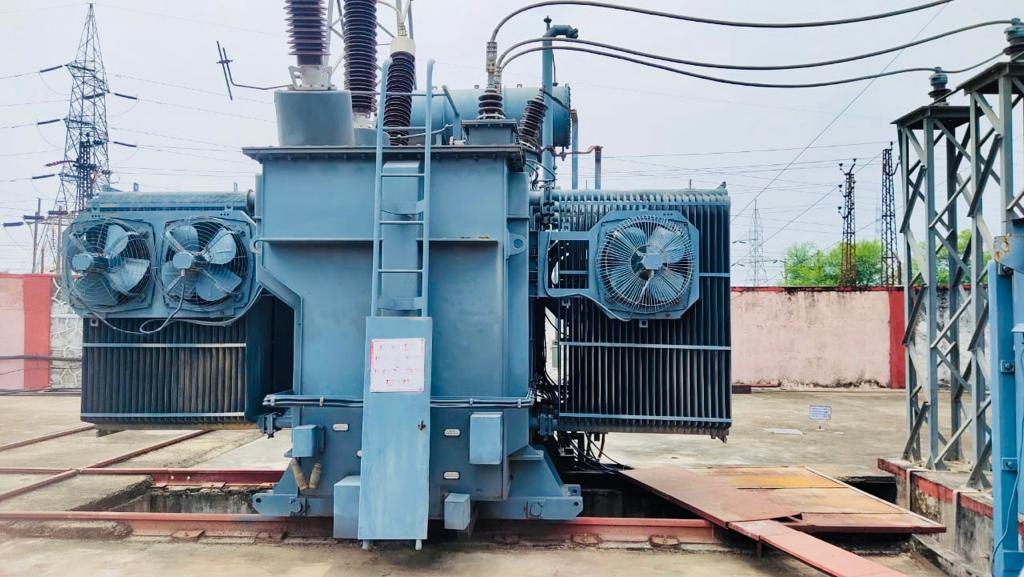
#> input picture Data/images/25mva.jpg, 1024 x 577 px, found by its file name
$ python cv_functions.py
#> lines starting #> are read from the running program, lines starting #| are printed output that depends on the picture
import cv2 as cv
import numpy as np

img=cv.imread(r'C:\CS\openCV\data\images\25mva.jpg',0)   # 1 means rgb & 0 means greyscale
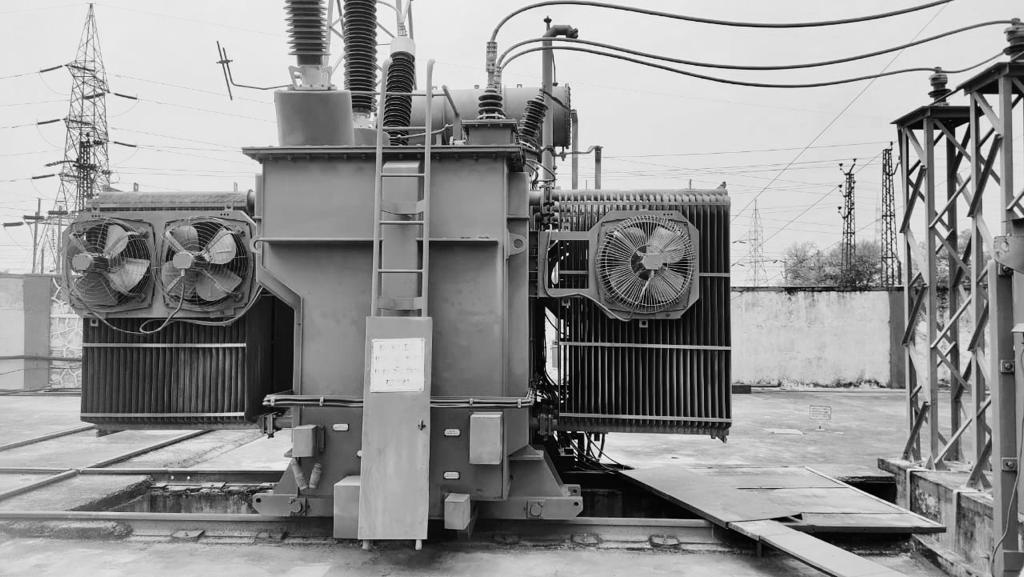
#> img: shape (577, 1024); min 0, max 255, mean 146.5

print(img.shape)
#| (577, 1024)
'''
if flags= 1 or -1 img.shape will give output as (577,1024,3) where 577|1024 means pixels of image
and 3 means channels of image -rgb
in case of flags= 0 this will generate greyscale image, img.shape giving output of only pixels as
(577,1024) no channels because of greyscale image
'''

print(img.dtype)
#| uint8
print(img.size)
#| 590848
# print(img)

img=cv.resize(img,(500,500))
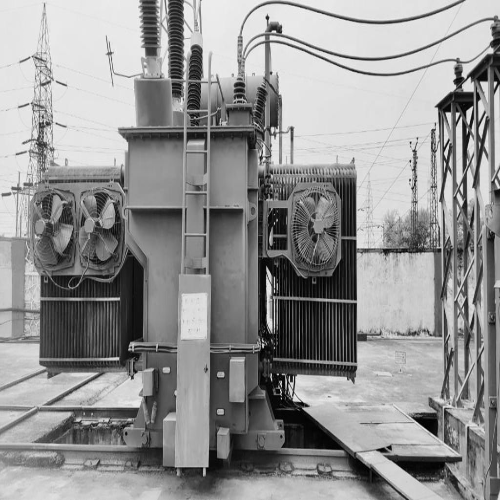
#> img: shape (500, 500); min 0, max 246, mean 146.4
cv.imshow('img',img)
cv.waitKey(0)
cv.destroyAllWindows()

$ run again, with Data/images/8mva.jpg copied over Data/images/25mva.jpg
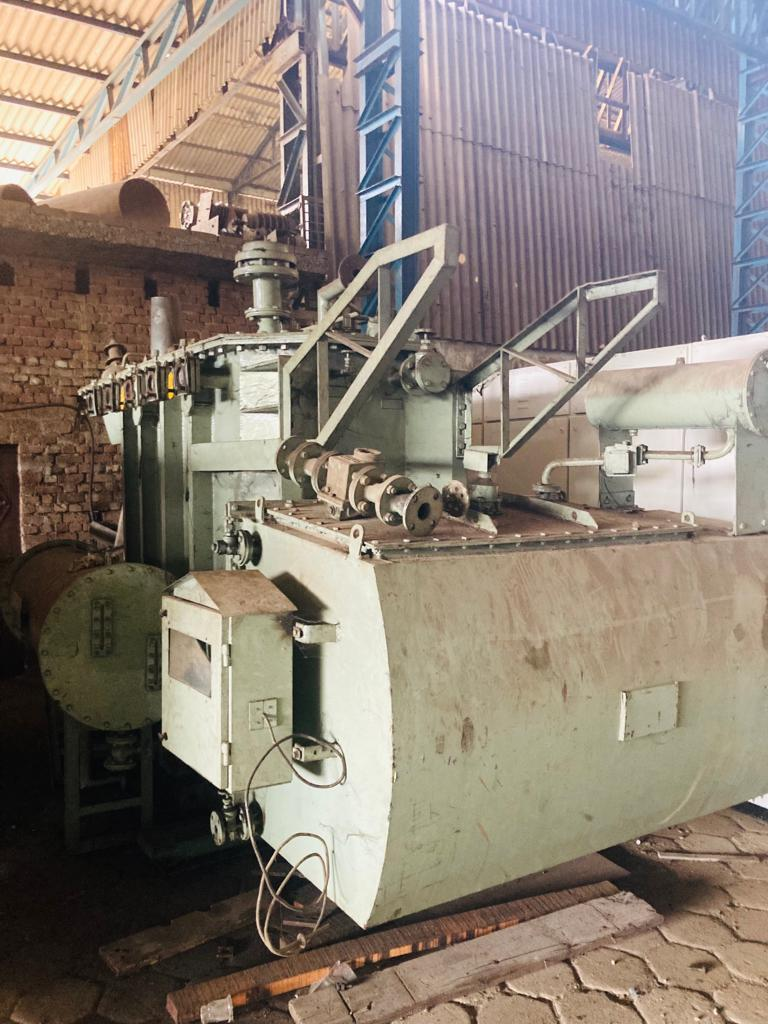
#> input picture Data/images/8mva.jpg, 768 x 1024 px, found by its file name
#> `img=cv.imread(r'C:\CS\openCV\data\images\25mva.jpg',0)`:
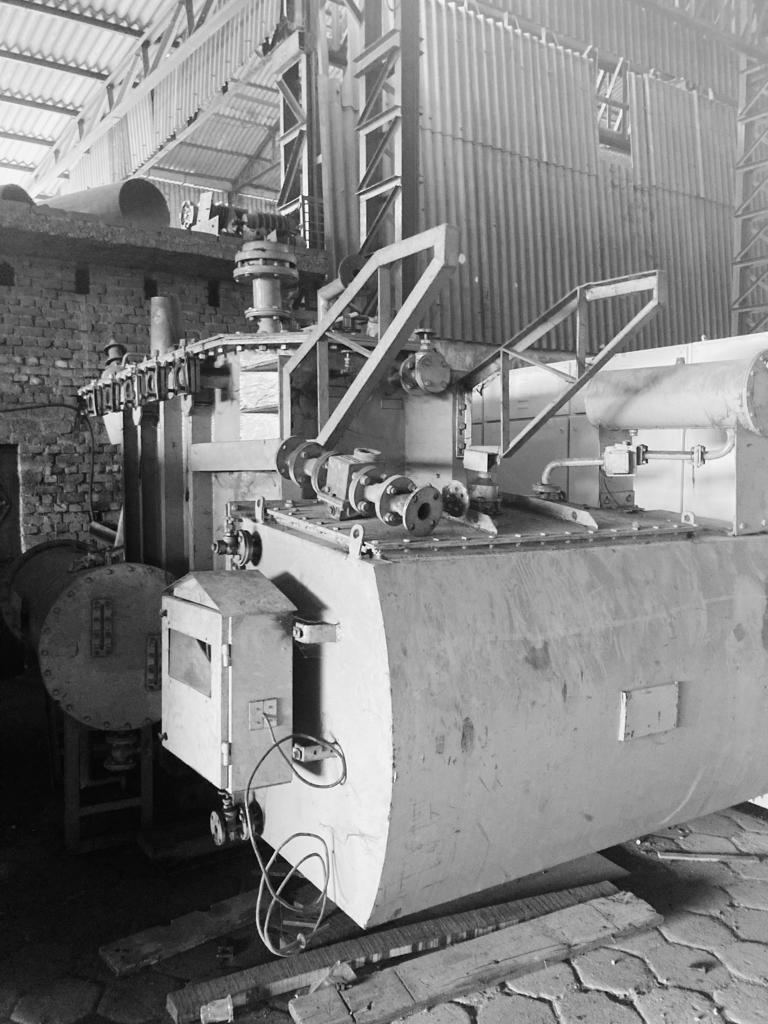
#> img: shape (1024, 768); min 0, max 255, mean 129.7
#| (1024, 768)
#| uint8
#| 786432
#> `img=cv.resize(img,(500,500))`:
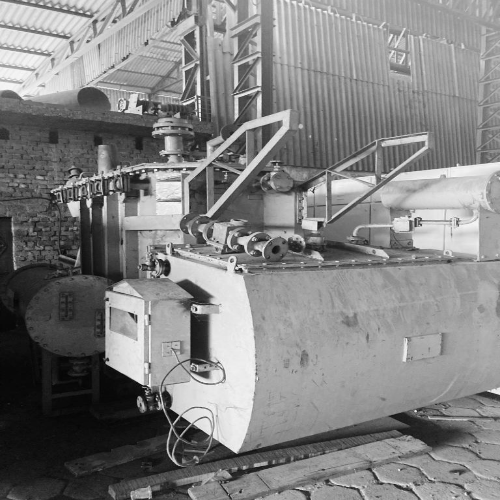
#> img: shape (500, 500); min 3, max 253, mean 129.6
